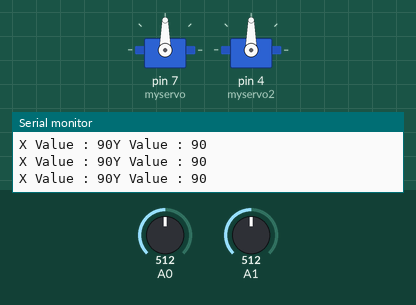
Simulated run of this sketch. Board: Arduino Uno, built with avr-gcc and run on an emulated ATmega328P. Shown: 2 × servo, the last lines printed to the serial monitor. The test bench sets the inputs (shaded band); at power-on: A0 = 512, A1 = 512.

Above: at 1.3 s.
1.4 s: A0 set to 716
At 2.2 s:
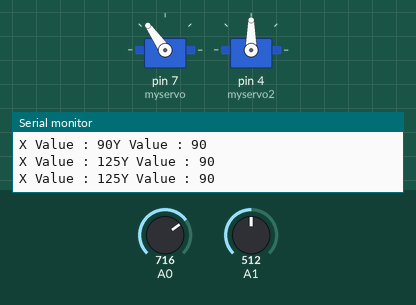
3.0 s: A1 set to 716
At 3.5 s:
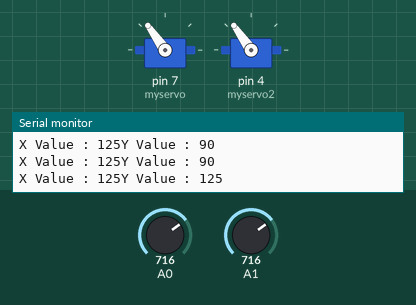
4.5 s: A0 set to 900
At 5.7 s:
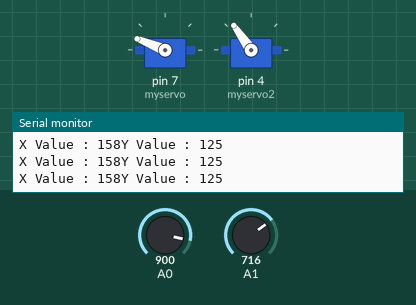
6.0 s: A1 set to 900
At 7.2 s:
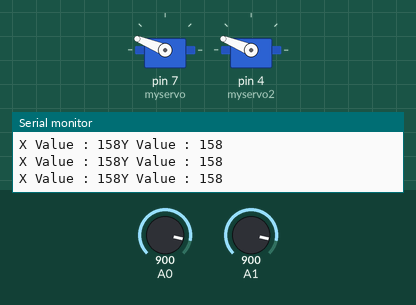
7.5 s: A0 set to 1023
At 8.4 s:
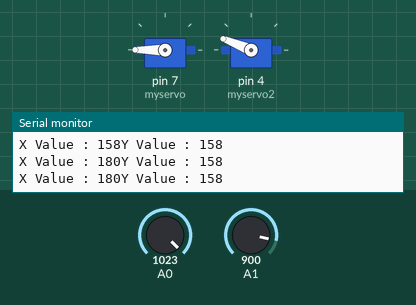
9.0 s: A1 set to 1023
At 9.7 s:
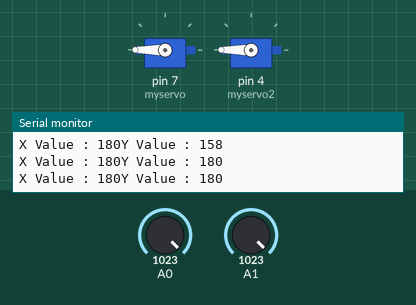
Timing chart, 0 to 11.5 s (numbered marks = the images above; inputs shaded):
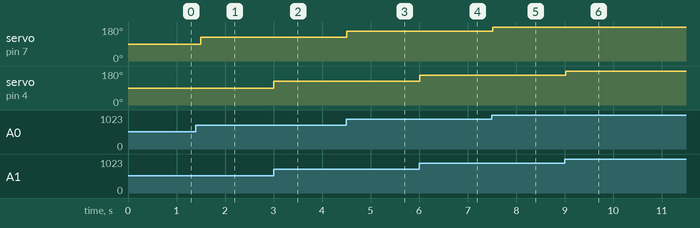

Measured:
- after the input at 1.4 s, servo on pin 7 (myservo): 90° → 125° after 0.10 s
- after the input at 3.0 s, servo on pin 4 (myservo2): 90° → 125° at once
- after the input at 4.5 s, servo on pin 7 (myservo): 125° → 158° at once
- after the input at 6.0 s, servo on pin 4 (myservo2): 125° → 158° at once
- after the input at 7.5 s, servo on pin 7 (myservo): 158° → 180° at once
- after the input at 9.0 s, servo on pin 4 (myservo2): 158° → 180° at once

The sketch:

servojoythatwork.ino
```cpp
#include <Servo.h>
Servo myservo,myservo2;

// joystick value

int xvalue;
int yvalue;


void setup() {
  // put your setup code here, to run once:

  myservo.attach(7);
  myservo2.attach(4);
  Serial.begin(9600);

}

void loop() {
  // put your main code here, to run repeatedly:

  xvalue = analogRead(A0);
  xvalue = map(xvalue, 0, 1023, 0, 180);
  yvalue = analogRead(A1);
  yvalue = map(yvalue, 0 ,1023, 0, 180); //servo between 0-180

  //Console
  Serial.print("X Value : ");
  Serial.print(xvalue);
  Serial.print("Y Value : ");
  Serial.print(yvalue);
  Serial.println("");

  //Write servo
  myservo.write(xvalue);
  myservo2.write(yvalue);
  delay(500);

}
```
